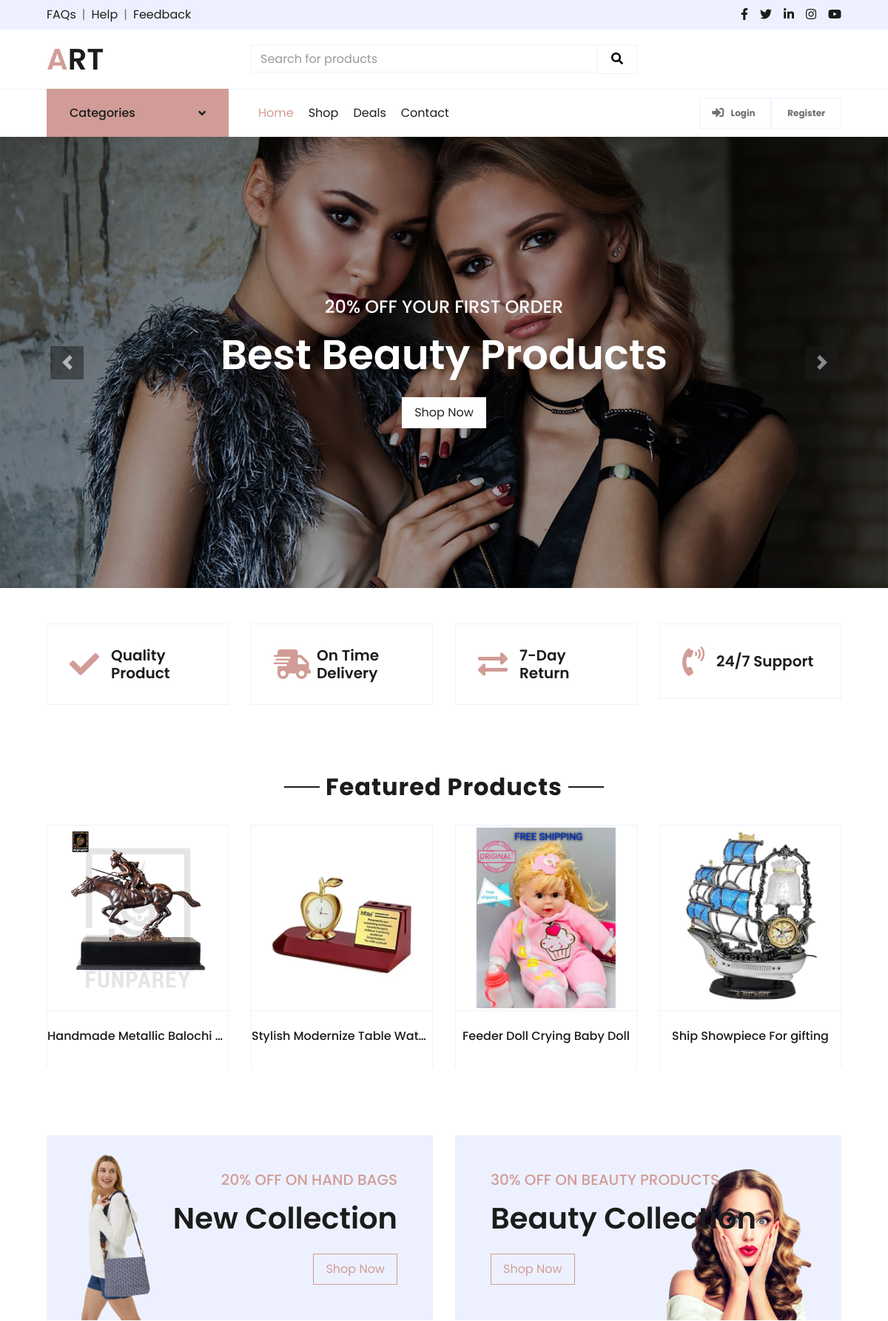
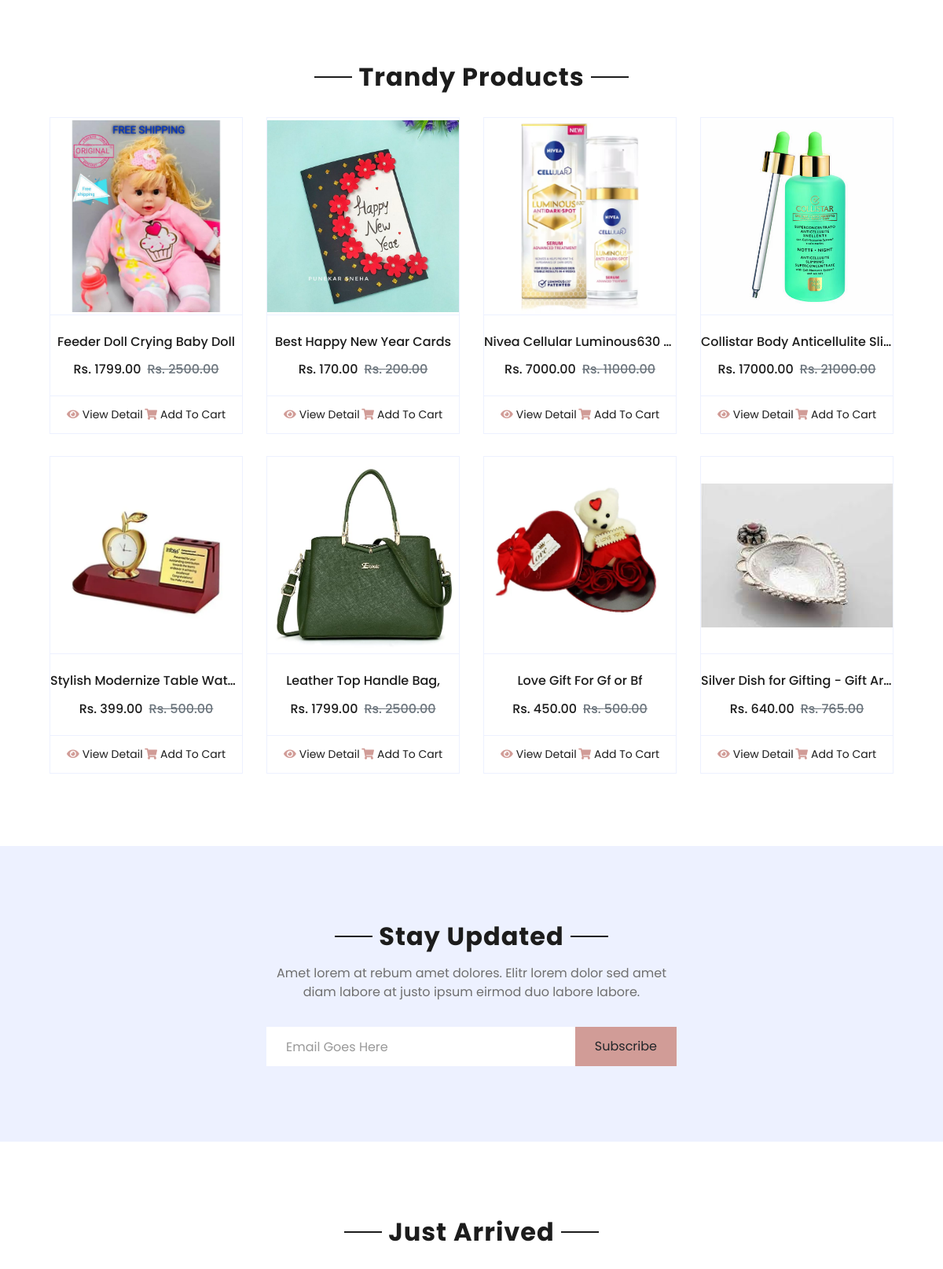
The page / (upper part) on the database its author committed (2 pictures, top to bottom).
### tables this page shows
CREATE TABLE `products` (
  `id` int(11) NOT NULL,
  `category` int(11) NOT NULL,
  `subCategory` int(11) DEFAULT NULL,
  `productName` varchar(255) DEFAULT NULL,
  `productCompany` varchar(255) DEFAULT NULL,
  `productPrice` int(11) DEFAULT NULL,
  `productPriceBeforeDiscount` int(11) DEFAULT NULL,
  `productDescription` longtext DEFAULT NULL,
  `productImage1` varchar(255) DEFAULT NULL,
  `productImage2` varchar(255) DEFAULT NULL,
  `productImage3` varchar(255) DEFAULT NULL,
  `shippingCharge` int(11) DEFAULT NULL,
  `productAvailability` varchar(255) DEFAULT NULL,
  `postingDate` timestamp NULL DEFAULT current_timestamp(),
  `updationDate` varchar(255) DEFAULT NULL
);

### index.php (the view, shortened to what this page needs)
<?php
include('include/config.php');
?>
<!DOCTYPE html>
<html lang="en">
<head>
    <link href="https://cdnjs.cloudflare.com/ajax/libs/font-awesome/5.10.0/css/all.min.css" rel="stylesheet">
    <link href="lib/owlcarousel/assets/owl.carousel.min.css" rel="stylesheet">
    <link href="css/style.css" rel="stylesheet">
    <link href="https://unpkg.com/aos@2.3.1/dist/aos.css" rel="stylesheet">
</head>
<body>
    <?php
    include 'include/top-header.php';
    ?>
    <?php
    include 'include/navbar2.php';
    ?>
    <div data-aos="fade-up" data-aos-duration="1000">
        <div id="header-carousel" class="carousel slide" data-ride="carousel">
            <div class="carousel-inner">
                <div class="carousel-item active" style="height: 610px;">
                    <img class="img-fluid" src="img/carousel-1.jpg" alt="Image">
                    <div class="carousel-caption d-flex flex-column align-items-center justify-content-center">
                        <div class="p-3" style="max-width: 700px;">
                            <h4 class="text-light text-uppercase font-weight-medium mb-3">20% Off Your First Order</h4>
                            <h3 class="display-4 text-white font-weight-semi-bold mb-4">Best Beauty Products</h3>
                            <a href="" class="btn btn-light py-2 px-3">Shop Now</a>
                        </div>
                    </div>
                </div>
            </div>
            <a class="carousel-control-prev" href="#header-carousel" data-slide="prev">
                <div class="btn btn-dark" style="width: 45px; height: 45px;">
                    <span class="carousel-control-prev-icon mb-n2"></span>
                </div>
            </a>
            <a class="carousel-control-next" href="#header-carousel" data-slide="next">
                <div class="btn btn-dark" style="width: 45px; height: 45px;">
                    <span class="carousel-control-next-icon mb-n2"></span>
                </div>
            </a>
        </div>
    </div>
    <div data-aos="fade-up" data-aos-duration="1000">
        <div class="container-fluid pt-5">
            <div class="row px-xl-5 pb-3">
                <div class="col-lg-3 col-md-6 col-sm-12 pb-1">
                    <div class="d-flex align-items-center border mb-4" style="padding: 30px;">
                        <h1 class="fa fa-check text-primary m-0 mr-3"></h1>
                        <h5 class="font-weight-semi-bold m-0">Quality Product</h5>
                    </div>
                </div>
                <div class="col-lg-3 col-md-6 col-sm-12 pb-1">
                    <div class="d-flex align-items-center border mb-4" style="padding: 30px;">
                        <h1 class="fa fa-shipping-fast text-primary m-0 mr-2"></h1>
                        <h5 class="font-weight-semi-bold m-0">On Time Delivery</h5>
                    </div>
                </div>
                <div class="col-lg-3 col-md-6 col-sm-12 pb-1">
                    <div class="d-flex align-items-center border mb-4" style="padding: 30px;">
                        <h1 class="fas fa-exchange-alt text-primary m-0 mr-3"></h1>
                        <h5 class="font-weight-semi-bold m-0">7-Day Return</h5>
                    </div>
                </div>
                <div class="col-lg-3 col-md-6 col-sm-12 pb-1">
                    <div class="d-flex align-items-center border mb-4" style="padding: 30px;">
                        <h1 class="fa fa-phone-volume text-primary m-0 mr-3"></h1>
                        <h5 class="font-weight-semi-bold m-0">24/7 Support</h5>
                    </div>
                </div>
            </div>
        </div>
    </div>
    <div data-aos="fade-up" data-aos-duration="1000">
        <div class="container-fluid pt-5">
            <div class="text-center mb-4">
                <h2 class="section-title px-5"><span class="px-2">Featured Products</span></h2>
            </div>
            <div class="row px-xl-5 pb-3">
                <?php
                $ret = mysqli_query($con, "SELECT * FROM products LIMIT 4;");
                while ($row = mysqli_fetch_array($ret)) {
                ?>
                    <div class="col-lg-3 col-md-6 col-sm-12 pb-1">
                        <div class="card product-item border-0 mb-4">
                            <div class="card-header product-img position-relative overflow-hidden bg-transparent border p-0">
                                <div class="text-center">
                                    <a href="product-details.php?pid=<?php echo htmlentities($row['id']); ?>&cid=<?php echo htmlentities($row['category']) ?>" class="cat-img overflow-hidden mb-3">
                                        <img class="img-fluid" src="admin/productimages/<?php echo htmlentities($row['id']); ?>/<?php echo htmlentities($row['productImage1']); ?>" data-echo="admin/productimages/<?php echo htmlentities($row['id']); ?>/<?php echo htmlentities($row['productImage1']); ?>" alt="">
                                    </a>
                                </div>
                            </div>
                            <div class="card-body border-left border-right text-center p-0 pt-4 pb-3">
                                <h6 class="text-truncate mb-3"><?php echo htmlentities($row['productName']); ?></h6>
                            </div>
                        </div>
                    </div>
                <?php } ?>
            </div>
        </div>
    </div>
    <div data-aos="fade-up" data-aos-duration="1000">
        <div class="container-fluid offer pt-5" id="offer">
            <div class="row px-xl-5">
                <div class="col-md-6 pb-4">
                    <div class="position-relative bg-secondary text-center text-md-right text-white mb-2 py-5 px-5">
                        <img src="img/left.png" alt="">
                        <div class="position-relative" style="z-index: 1;">
                            <h5 class="text-uppercase text-primary mb-3">20% off On Hand Bags</h5>
                            <h1 class="mb-4 font-weight-semi-bold">New Collection</h1>
                            <a href="" class="btn btn-outline-primary py-md-2 px-md-3">Shop Now</a>
                        </div>
                    </div>
                </div>
                <div class="col-md-6 pb-4">
                    <div class="position-relative bg-secondary text-center text-md-left text-white mb-2 py-5 px-5">
                        <img src="img/right.png" alt="">
                        <div class="position-relative" style="z-index: 1;">
                            <h5 class="text-uppercase text-primary mb-3">30% off on beauty products</h5>
                            <h1 class="mb-4 font-weight-semi-bold">Beauty Collection</h1>
                            <a href="" class="btn btn-outline-primary py-md-2 px-md-3">Shop Now</a>
                        </div>
                    </div>
                </div>
            </div>
        </div>
    </div>
    <div data-aos="fade-up" data-aos-duration="1000">
        <div class="container-fluid pt-5">
            <div class="text-center mb-4">
                <h2 class="section-title px-5"><span class="px-2">Trandy Products</span></h2>
            </div>
            <div class="row px-xl-5 pb-3">
                <?php
                $ret = mysqli_query($con, "SELECT * FROM products ORDER BY RAND() LIMIT 8;");
                while ($row = mysqli_fetch_array($ret)) {
                ?>
                    <div class="col-lg-3 col-md-6 col-sm-12 pb-1">
                        <div class="card product-item border-0 mb-4">
                            <div class="card-header product-img position-relative overflow-hidden bg-transparent border p-0">
                                <div class="text-center">
                                    <a href="product-details.php?pid=<?php echo htmlentities($row['id']); ?>&cid=<?php echo htmlentities($row['category']) ?>" class="cat-img overflow-hidden mb-3">
                                        <img class="img-fluid" src="admin/productimages/<?php echo htmlentities($row['id']); ?>/<?php echo htmlentities($row['productImage1']); ?>" data-echo="admin/productimages/<?php echo htmlentities($row['id']); ?>/<?php echo htmlentities($row['productImage1']); ?>" alt="">
                                    </a>
                                </div>
                            </div>
                            <div class="card-body border-left border-right text-center p-0 pt-4 pb-3">
                                <h6 class="text-truncate mb-3"><?php echo htmlentities($row['productName']); ?></h6>
                                <div class="d-flex justify-content-center">
                                    <h6>Rs. <?php echo htmlentities($row['productPrice']); ?>.00</h6>
                                    <h6 class="text-muted ml-2"><del>Rs. <?php echo htmlentities($row['productPriceBeforeDiscount']); ?>.00</del></h6>
                                </div>
                            </div>
                            <div class="card-footer d-flex justify-content-between bg-light border">
                                <a href="product-details.php?pid=<?php echo htmlentities($row['id']); ?>&cid=<?php echo htmlentities($row['category']) ?>" class="btn btn-sm text-dark p-0"><i class="fas fa-eye text-primary mr-1"></i>View Detail</a>
                                <a href="index.php?page=product&action=add&id=<?php echo $row['id']; ?>" class="btn btn-sm text-dark p-0"><i class="fas fa-shopping-cart text-primary mr-1"></i>Add To Cart</a>
                            </div>
                        </div>
                    </div>
                <?php } ?>
            </div>
        </div>
    </div>
    <div data-aos="fade-up" data-aos-duration="1000">
        <div class="container-fluid bg-secondary my-5">
            <div class="row justify-content-md-center py-5 px-xl-5">
                <div class="col-md-6 col-12 py-5">
                    <div class="text-center mb-2 pb-2">
                        <h2 class="section-title px-5 mb-3"><span class="bg-secondary px-2">Stay Updated</span></h2>
                        <p>Amet lorem at rebum amet dolores. Elitr lorem dolor sed amet diam labore at justo ipsum eirmod duo labore labore.</p>
                    </div>
                    <form action="">
                        <div class="input-group">
                            <input type="text" class="form-control border-white p-4" placeholder="Email Goes Here">
                            <div class="input-group-append">
                                <button class="btn btn-primary px-4">Subscribe</button>
                            </div>
                        </div>
                    </form>
                </div>
            </div>
        </div>
    </div>
    <div class="container-fluid pt-5">
        <div class="text-center mb-4">
            <div data-aos="fade-up" data-aos-duration="1000">
                <h2 class="section-title px-5"><span class="px-2">Just Arrived</span></h2>
            </div>
        </div>
    </div>
</body>
</html>

### rows shown on the page
products: productImage1 (picture), productName "Handmade Metallic Balochi…"
products: productImage1 (picture), productName "Stylish Modernize Table Wat…", productPrice "399", productPriceBeforeDiscount "500"
products: productImage1 (picture), productName "Feeder Doll Crying Baby Doll", productPrice "1799", productPriceBeforeDiscount "2500"
products: productImage1 (picture), productName "Ship Showpiece For gifting"
products: productImage1 (picture), productName "Best Happy New Year Cards", productPrice "170", productPriceBeforeDiscount "200"
products: productImage1 (picture), productName "Nivea Cellular Luminous630…", productPrice "7000", productPriceBeforeDiscount "11000"
products: productImage1 (picture), productName "Collistar Body Anticellulite Sli…", productPrice "17000", productPriceBeforeDiscount "21000"
products: productImage1 (picture), productName "Leather Top Handle Bag,", productPrice "1799", productPriceBeforeDiscount "2500"
products: productImage1 (picture), productName "Love Gift For Gf or Bf", productPrice "450", productPriceBeforeDiscount "500"
products: productImage1 (picture), productName "Silver Dish for Gifting - Gift Ar…", productPrice "640", productPriceBeforeDiscount "765"
